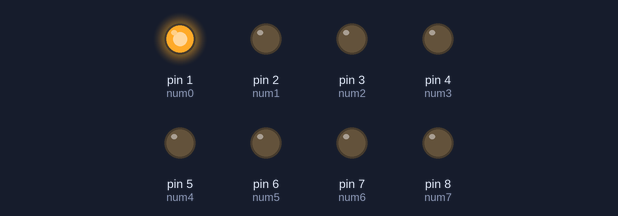
The sketch below on a simulated Arduino Uno, built with avr-gcc and run on an emulated ATmega328P. On the bench: output pins drawn as LEDs (lit = HIGH).

Above: at 0.1 s.
Timing chart, 0 to 1.6 s (numbered marks = the images above):
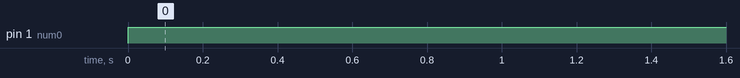

Measured:
- by itself, pin 1 (num0): LOW → HIGH at 0.00 s

The sketch:

sketch_aug30a.ino
```cpp
const int num0=1;
const int num1=2;
const int num2=3;
const int num3=4;
const int num4=5;
const int num5=6;
const int num6=7;
const int num7=8;
void setup() {
  // put your setup code here, to run once:
pinMode(num0,OUTPUT);
pinMode(num1,OUTPUT);
pinMode(num2,OUTPUT);
pinMode(num3,OUTPUT);
pinMode(num4,OUTPUT);
pinMode(num5,OUTPUT);
pinMode(num6,OUTPUT);
pinMode(num7,OUTPUT);

}

void loop() {
  // put your main code here, to run repeatedly:
digitalWrite(num0, HIGH);
}
```
